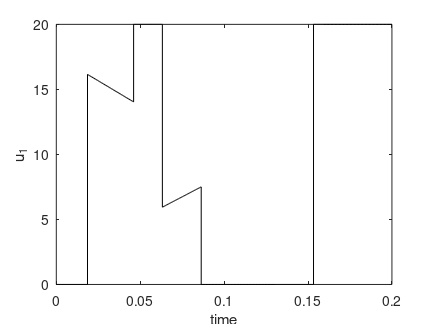
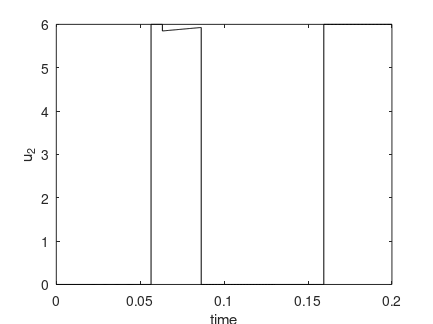
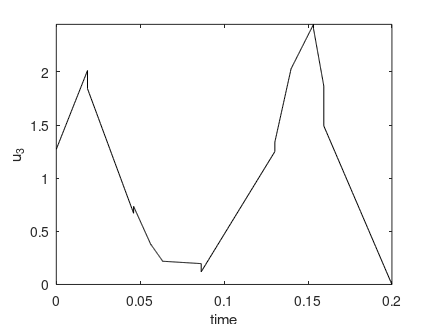
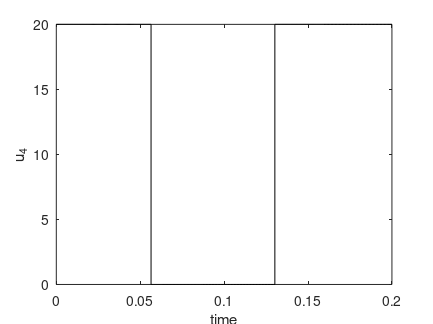

MATLAB code for these plots, in order:
load optimprofiles tplot uplot xplot

% ploting
%..........................................................................
plot(tplot,uplot(:,1),'k-')
title('')
xlabel('time')
ylabel('u_1')
axis tight
% axis([0 30 -2.05 1.05])
set(1,'PaperUnits','centimeters')
set(1,'PaperPosition',[3 10 11 8.25])

print -depsc u1.eps
pause

plot(tplot,uplot(:,2),'k-')
title('')
xlabel('time')
ylabel('u_2')
axis tight
% axis([0 30 -2.05 1.05])
set(1,'PaperUnits','centimeters')
set(1,'PaperPosition',[3 10 11 8.25])

print -depsc u2.eps
pause

plot(tplot,uplot(:,3),'k-')
title('')
xlabel('time')
ylabel('u_3')
axis tight
% axis([0 30 -2.05 1.05])
set(1,'PaperUnits','centimeters')
set(1,'PaperPosition',[3 10 11 8.25])

print -depsc u3.eps
pause

plot(tplot,uplot(:,4),'k-')
title('')
xlabel('time')
ylabel('u_4')
axis tight
% axis([0 30 -2.05 1.05])
set(1,'PaperUnits','centimeters')
set(1,'PaperPosition',[3 10 11 8.25])

print -depsc u4.eps
pause

plot(tplot,xplot(:,1),'k-',tplot,xplot(:,2),'b-',tplot,xplot(:,3),'r-', ...
     tplot,xplot(:,4),'g-',tplot,xplot(:,5),'c-',tplot,xplot(:,6),'y-', ...
     tplot,xplot(:,7),'m-')
title('')
xlabel('time')
ylabel('x_1, x_2, x_3, x_4, x_5, x_6, x_7')
legend('x_1','x_2','x_3','x_4','x_5','x_6','x_7','Location','NorthEast')
axis tight
% axis([0 30 0 20.05])
set(1,'PaperUnits','centimeters')
set(1,'PaperPosition',[3 10 11 8.25])

print -depsc x17.eps
pause

plot(tplot,xplot(:,8),'k-')
title('')
xlabel('time')
ylabel('x_8')
axis tight
% axis([0 30 0 20.05])
set(1,'PaperUnits','centimeters')
set(1,'PaperPosition',[3 10 11 8.25])

print -depsc x8.eps
pause
close
%..........................................................................